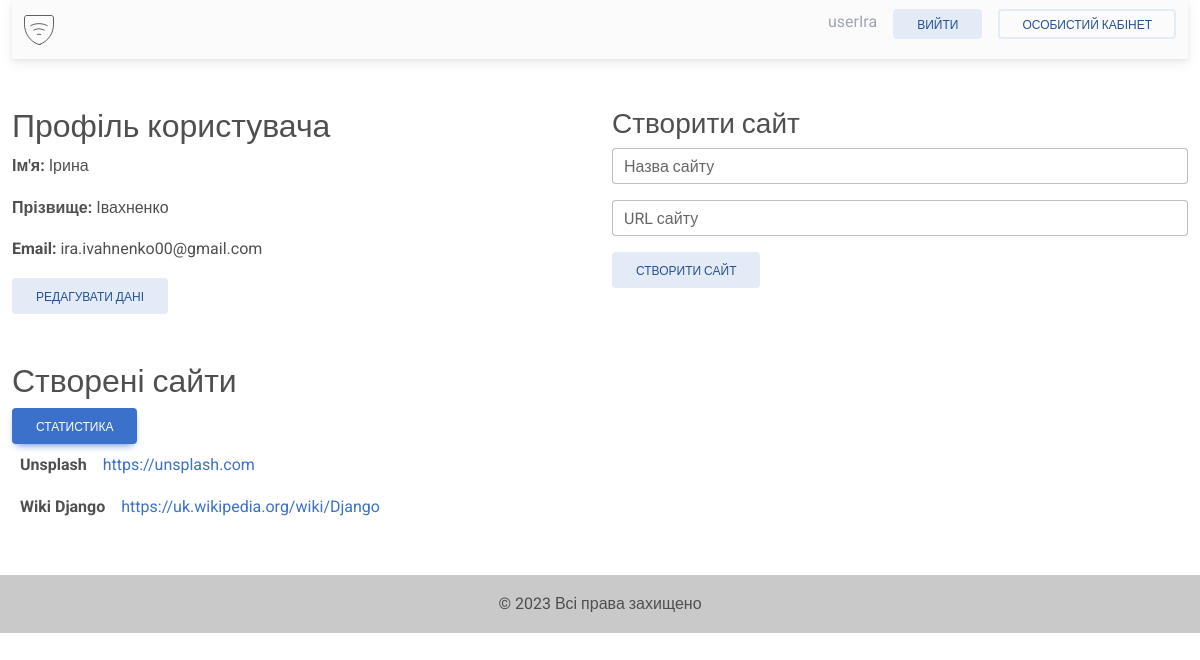
Screenshot of /profile/userIra/ (signed in) with the database file from the repository.
### vpn_site/models.py (models this page shows)
class Site(models.Model):
    user = models.ForeignKey(User, on_delete=models.CASCADE)
    name = models.CharField(max_length=255)
    url = models.URLField()

### vpn_site/views.py (the view)
# urls.py: path('profile/<str:username>/', profile, name="profile"),
@login_required
def profile(request, username):
    user = User.objects.get(username=username)
    sites = Site.objects.filter(user=request.user)
    statistics = Statistics.objects.filter(user=request.user)
    context = {
        'user': user,
        'sites': sites,
        'statistics': statistics,
    }
    return render(request, 'vpn_site/profile.html', context=context)

### vpn_site/templates/vpn_site/profile.html (shortened to what this page needs)
{% extends "vpn_site/layout.html" %}
{% block content %}
    <div class="row">
        <div class="col">
            <h2 class="mt-5">Профіль користувача</h2>
            <p><strong>Ім'я:</strong> {{ user.first_name }}</p>
            <p><strong>Прізвище:</strong> {{ user.last_name }}</p>
            <p><strong>Email:</strong> {{ user.email }}</p>
            <a class="btn btn-secondary" href="{% url 'edit_profile' request.user.username %}">Редагувати дані</a>
        </div>
        <div class="col">
            <h3 class="mt-5">Створити сайт</h3>
            <form method="post" action="{% url 'create_site' %}">
                <div class="form-outline mb-3">
                    <input class="form-control" type="text" id="site-name" name="name"  required>
                    <label class="form-label" for="site-name">Назва сайту</label>
                </div>
                <div class="form-outline mb-3">
                    <input class="form-control" type="url" id="site-url" name="url"  required>
                    <label class="form-label" for="site-url">URL сайту</label>
                </div>
                <input class="btn btn-secondary mb-3" type="submit" value="Створити сайт">
            </form>
        </div>
    </div>
    <h2 class="mt-5">Створені сайти</h2>
    <button type="button" class="btn btn-primary" data-mdb-toggle="modal" data-mdb-target="#exampleModal">
      Статистика
    </button>
    {% for site in sites %}
        <div class="d-flex flex-row">
            <div class="p-2"><strong>{{ site.name }}</strong></div>
            <a class="p-2" href="{% url 'proxy_route' user_site_name=site.name routes_on_original_site=site.url %}">{{ site.url }}</a>
        </div>
    {% endfor %}
{% endblock %}

### vpn_site/templates/vpn_site/layout.html (shortened to what this page needs)
<!DOCTYPE html>
{% load static %}
<html lang="en">
<head>
    <link
            href="https://cdnjs.cloudflare.com/ajax/libs/font-awesome/6.0.0/css/all.min.css"
            rel="stylesheet"
    />
    <link
            href="https://cdnjs.cloudflare.com/ajax/libs/mdb-ui-kit/6.4.1/mdb.min.css"
            rel="stylesheet"
    />
    <link rel="stylesheet" href="https://cdnjs.cloudflare.com/ajax/libs/select2/4.0.13/css/select2.min.css"
/>
</head>
<body>
<div class="container-fluid mb-5">
    <nav class="navbar navbar-light bg-light">
        <div class="container-fluid">
            <img src="{% static 'vpn_site/img/vpn_logo.svg' %}" alt="">
            <div class="d-flex input-group w-auto">
                <ul class="nav gap-3">
                    {% if user.is_authenticated %}
                        <li class="nav-item">
                            <p class="text-secondary">{{ user.username }} </p>
                        </li>
                        <li class="nav-item">
                            <a class="btn btn-secondary" href="{% url 'logout' %}">Вийти</a>
                        </li>
                        <li class="nav-item">
                            <a class="btn btn-outline-secondary" href="{% url 'profile' request.user.username %}">Особистий кабінет</a>
                        </li>
                    {% endif %}
                </ul>
            </div>
        </div>
    </nav>
    {% block content %}
    {% endblock %}
</div>
<footer class="bg-light text-center text-lg-start">
    <div class="text-center p-3" style="background-color: rgba(0, 0, 0, 0.2);">
        © {% now "Y" %} Всі права захищено
    </div>
</footer>
</body>
</html>

### rows the page displays
Site: name "Unsplash", url "https://unsplash.com"
Site: name "Wiki Django", url "https://uk.wikipedia.org/wiki/Django"

### other values shown
{{ user.username }} "userIra"
{{ user.first_name }} "Ірина"
{{ user.last_name }} "Івахненко"
{{ user.email }} "ira.ivahnenko00@gmail.com"
